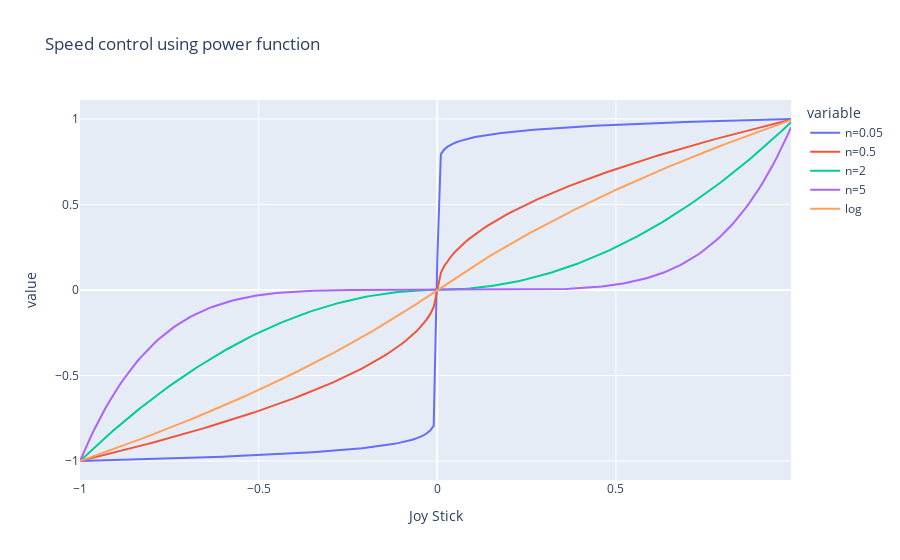

The notebook cell this image was saved under:
### Markdown cell above
# Power function

### Code cell
def mypow(x: float, n: float) -> float:
    if x>=0:
        return pow(x, n)
    else:
        return -pow(-x, n)
    
    
def mylog(x: float) -> float:
    if x > 0:
        return np.log(1+x)
    else:
        return -np.log(1-x)

df2 =  pd.DataFrame({"Joy Stick": x})
df2["n=0.05"] = df2["Joy Stick"].apply(lambda v: mypow(v, 0.05))
df2["n=0.5"] = df2["Joy Stick"].apply(lambda v: mypow(v, 0.5))
df2["n=2"] = df2["Joy Stick"].apply(lambda v: mypow(v, 2))
df2["n=5"] = df2["Joy Stick"].apply(lambda v: mypow(v, 5))
df2["log"] = df2["Joy Stick"].apply(lambda v: mylog(v) / mylog(1))

df2 = df2.set_index("Joy Stick")

df2.plot(title="Speed control using power function")

### Figure 1 — Plotly figure (JSON) as saved in the notebook; plotly's stock layout.template omitted (floating-point values rounded to 4 significant figures; data arrays with more than 128 entries replaced by an {"elided": "..."} marker saying what was removed)
{"data": [{"hovertemplate": "variable=n=0.05<br>Joy Stick=%{x}<br>value=%{y}<extra></extra>", "legendgroup": "n=0.05", "line": {"color": "#636efa", "dash": "solid"}, "marker": {"symbol": "circle"}, "mode": "lines", "name": "n=0.05", "orientation": "v", "showlegend": true, "type": "scatter", "x": {"elided": "200 float values"}, "xaxis": "x", "y": {"elided": "200 float values"}, "yaxis": "y"}, {"hovertemplate": "variable=n=0.5<br>Joy Stick=%{x}<br>value=%{y}<extra></extra>", "legendgroup": "n=0.5", "line": {"color": "#EF553B", "dash": "solid"}, "marker": {"symbol": "circle"}, "mode": "lines", "name": "n=0.5", "orientation": "v", "showlegend": true, "type": "scatter", "x": {"elided": "200 float values"}, "xaxis": "x", "y": {"elided": "200 float values"}, "yaxis": "y"}, {"hovertemplate": "variable=n=2<br>Joy Stick=%{x}<br>value=%{y}<extra></extra>", "legendgroup": "n=2", "line": {"color": "#00cc96", "dash": "solid"}, "marker": {"symbol": "circle"}, "mode": "lines", "name": "n=2", "orientation": "v", "showlegend": true, "type": "scatter", "x": {"elided": "200 float values"}, "xaxis": "x", "y": {"elided": "200 float values"}, "yaxis": "y"}, {"hovertemplate": "variable=n=5<br>Joy Stick=%{x}<br>value=%{y}<extra></extra>", "legendgroup": "n=5", "line": {"color": "#ab63fa", "dash": "solid"}, "marker": {"symbol": "circle"}, "mode": "lines", "name": "n=5", "orientation": "v", "showlegend": true, "type": "scatter", "x": {"elided": "200 float values"}, "xaxis": "x", "y": {"elided": "200 float values"}, "yaxis": "y"}, {"hovertemplate": "variable=log<br>Joy Stick=%{x}<br>value=%{y}<extra></extra>", "legendgroup": "log", "line": {"color": "#FFA15A", "dash": "solid"}, "marker": {"symbol": "circle"}, "mode": "lines", "name": "log", "orientation": "v", "showlegend": true, "type": "scatter", "x": {"elided": "200 float values"}, "xaxis": "x", "y": {"elided": "200 float values"}, "yaxis": "y"}], "layout": {"legend": {"title": {"text": "variable"}, "tracegroupgap": 0}, "title": {"text": "Speed control using power function"}, "xaxis": {"anchor": "y", "domain": [0, 1], "title": {"text": "Joy Stick"}}, "yaxis": {"anchor": "x", "domain": [0, 1], "title": {"text": "value"}}}}
